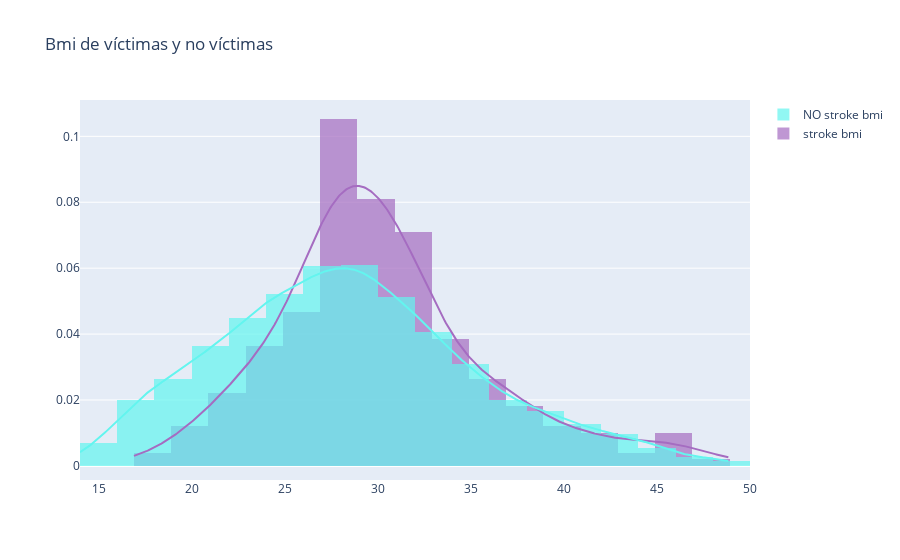

The notebook cell saved with this chart:
### Markdown cell above
##### Si atendemos a que la diabetes es un factor de riesgo importante para el accidente cerebrovascular, comprobamos que en el gráfico se ve que las personas víctimas de ACV tienen niveles de glucosa mas altos que las personas que no.

### Code cell
hist_data = [df_stroke['bmi'].dropna(), df_stroke_NO['bmi'].dropna()]

group_labels = ['stroke bmi', 'NO stroke bmi']
colors = ['#A56CC1', '#63F5EF']

fig = ff.create_distplot(hist_data, group_labels, bin_size=2, colors=colors, show_rug=False)
fig.update_layout(title_text='Bmi de víctimas y no víctimas')

fig.show()

### Figure 1 — Plotly figure (JSON) as saved in the notebook; plotly's stock layout.template omitted (floating-point values rounded to 4 significant figures; data arrays with more than 128 entries replaced by an {"elided": "..."} marker saying what was removed)
{"data": [{"histnorm": "probability density", "legendgroup": "stroke bmi", "marker": {"color": "#A56CC1"}, "name": "stroke bmi", "opacity": 0.7, "type": "histogram", "x": {"elided": "248 float values"}, "xaxis": "x", "xbins": {"end": 48.9, "size": 2, "start": 16.9}, "yaxis": "y"}, {"histnorm": "probability density", "legendgroup": "NO stroke bmi", "marker": {"color": "#63F5EF"}, "name": "NO stroke bmi", "opacity": 0.7, "type": "histogram", "x": {"elided": "4733 float values"}, "xaxis": "x", "xbins": {"end": 48.9, "size": 2, "start": 14}, "yaxis": "y"}, {"legendgroup": "stroke bmi", "marker": {"color": "#A56CC1"}, "mode": "lines", "name": "stroke bmi", "showlegend": false, "type": "scatter", "x": {"elided": "500 float values"}, "xaxis": "x", "y": {"elided": "500 float values"}, "yaxis": "y"}, {"legendgroup": "NO stroke bmi", "marker": {"color": "#63F5EF"}, "mode": "lines", "name": "NO stroke bmi", "showlegend": false, "type": "scatter", "x": {"elided": "500 float values"}, "xaxis": "x", "y": {"elided": "500 float values"}, "yaxis": "y"}], "layout": {"autosize": true, "barmode": "overlay", "hovermode": "closest", "legend": {"traceorder": "reversed"}, "title": {"text": "Bmi de víctimas y no víctimas"}, "xaxis": {"anchor": "y2", "autorange": true, "domain": [0, 1], "range": [14, 50], "type": "linear", "zeroline": false}, "yaxis": {"anchor": "free", "autorange": true, "domain": [0, 1], "position": 0, "range": [-0.004269, 0.111], "type": "linear"}}}
